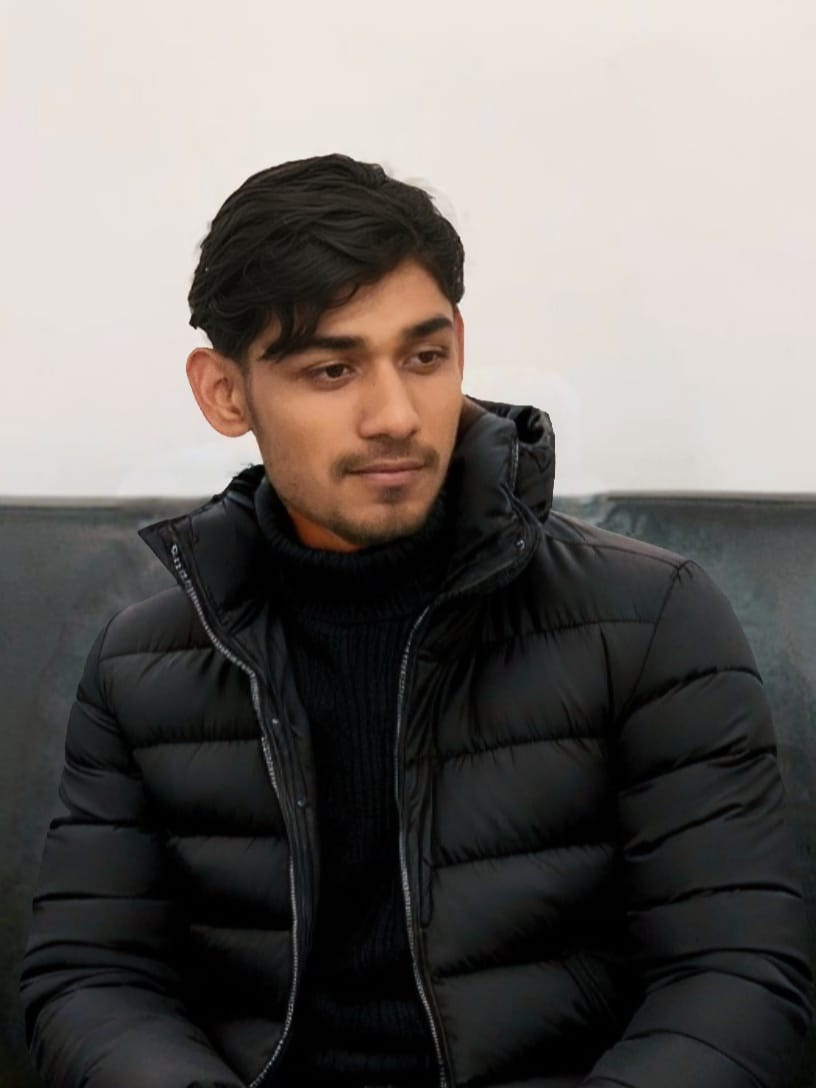
#> input picture Phase_1/Ekendra Yadav Profile.jpeg, 816 x 1088 px, found by its file name
$ python Rotation.py
#> lines starting #> are read from the running program, lines starting #| are printed output that depends on the picture
import cv2
image = cv2.imread("Phase_1\Ekendra Yadav Profile.jpeg")
#> image is the input picture: shape (1088, 816, 3); mean B, G, R 100.5, 104, 108.5
gray = cv2.cvtColor(image,cv2.COLOR_BGR2GRAY)
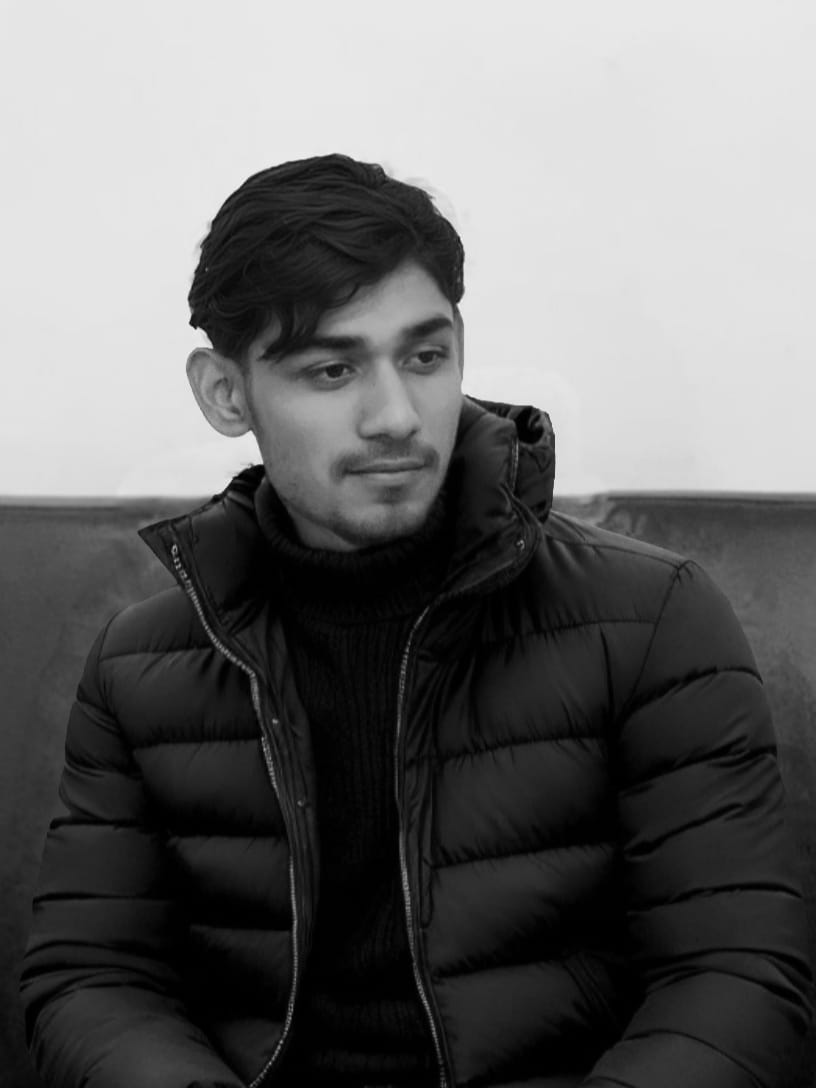
#> gray: shape (1088, 816); min 0, max 246, mean 104.9

if image is None:
    print("Image not Found!")
else:
    (h,w) = gray.shape[:2]
#> h = 1088; w = 816
    center = ((w//2),(h//2))
#> center = (408, 544)
    M = cv2.getRotationMatrix2D(center,90,1.0)
    rotated = cv2.warpAffine(gray,M,(w,h))
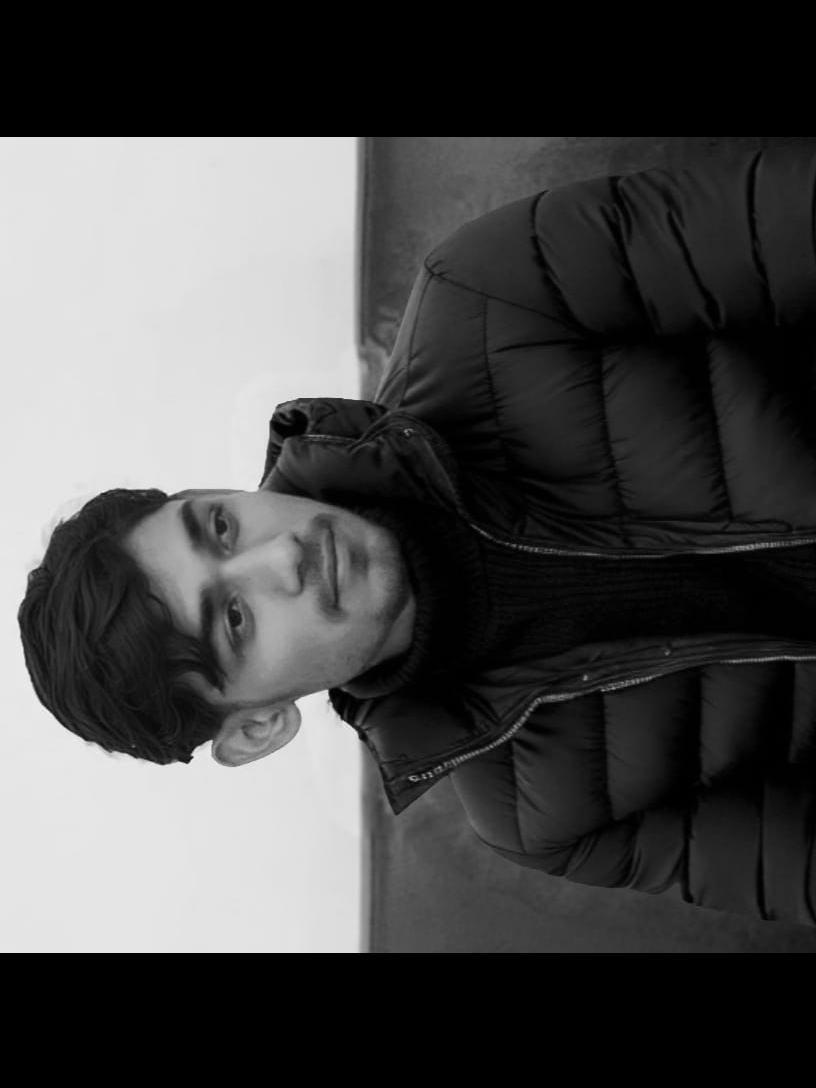
#> rotated: shape (1088, 816); min 0, max 246, mean 73.5
    cv2.imshow("Original Image",gray)
    cv2.imshow("Rotated Image",rotated)
    cv2.waitKey(0)
    cv2.destroyAllWindows()
